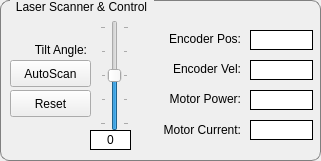
   <widget class="QGroupBox" name="groupBoxLaserScan">
    <property name="geometry">
     <rect>
      <x>870</x>
      <y>200</y>
      <width>321</width>
      <height>161</height>
     </rect>
    </property>
    <property name="styleSheet">
     <string notr="true">QGroupBox{
	border:1px solid gray;
	border-radius: 9px;
	margin-top:0.5em;} 
 QGroupBox::title{
	subcontrol-origin:margin;
	left:10px;
	padding: 0 3 px 2 3px}</string>
    </property>
    <property name="title">
     <string>Laser Scanner &amp;&amp; Control</string>
    </property>
    <widget class="QLabel" name="labelLaserAngle">
     <property name="geometry">
      <rect>
       <x>90</x>
       <y>130</y>
       <width>41</width>
       <height>20</height>
      </rect>
     </property>
     <property name="styleSheet">
      <string notr="true">QLabel{
	border: 1px solid;
	background-color:#fff;
}</string>
     </property>
     <property name="text">
      <string>0</string>
     </property>
     <property name="alignment">
      <set>Qt::AlignCenter</set>
     </property>
    </widget>
    <widget class="QLabel" name="label_38">
     <property name="geometry">
      <rect>
       <x>16</x>
       <y>40</y>
       <width>71</width>
       <height>20</height>
      </rect>
     </property>
     <property name="text">
      <string>Tilt Angle:</string>
     </property>
     <property name="alignment">
      <set>Qt::AlignRight|Qt::AlignTrailing|Qt::AlignVCenter</set>
     </property>
    </widget>
    <widget class="QSlider" name="verticalSliderLaserDrive">
     <property name="geometry">
      <rect>
       <x>100</x>
       <y>20</y>
       <width>29</width>
       <height>111</height>
      </rect>
     </property>
     <property name="minimum">
      <number>-20</number>
     </property>
     <property name="maximum">
      <number>20</number>
     </property>
     <property name="orientation">
      <enum>Qt::Vertical</enum>
     </property>
     <property name="tickPosition">
      <enum>QSlider::TicksBothSides</enum>
     </property>
    </widget>
    <widget class="QPushButton" name="pushButtonLaserAutoScan">
     <property name="geometry">
      <rect>
       <x>10</x>
       <y>60</y>
       <width>81</width>
       <height>27</height>
      </rect>
     </property>
     <property name="text">
      <string>AutoScan</string>
     </property>
    </widget>
    <widget class="QLabel" name="labelLaserEncPos">
     <property name="geometry">
      <rect>
       <x>250</x>
       <y>30</y>
       <width>63</width>
       <height>20</height>
      </rect>
     </property>
     <property name="styleSheet">
      <string notr="true">QLabel{
	border: 1px solid;
	background-color:#fff;
}</string>
     </property>
     <property name="text">
      <string/>
     </property>
     <property name="alignment">
      <set>Qt::AlignCenter</set>
     </property>
    </widget>
    <widget class="QLabel" name="label_39">
     <property name="geometry">
      <rect>
       <x>150</x>
       <y>30</y>
       <width>91</width>
       <height>17</height>
      </rect>
     </property>
     <property name="text">
      <string>Encoder Pos:</string>
     </property>
     <property name="alignment">
      <set>Qt::AlignRight|Qt::AlignTrailing|Qt::AlignVCenter</set>
     </property>
    </widget>
    <widget class="QLabel" name="labelLaserEncVel">
     <property name="geometry">
      <rect>
       <x>250</x>
       <y>60</y>
       <width>63</width>
       <height>20</height>
      </rect>
     </property>
     <property name="styleSheet">
      <string notr="true">QLabel{
	border: 1px solid;
	background-color:#fff;
}</string>
     </property>
     <property name="text">
      <string/>
     </property>
     <property name="alignment">
      <set>Qt::AlignCenter</set>
     </property>
    </widget>
    <widget class="QLabel" name="label_40">
     <property name="geometry">
      <rect>
       <x>150</x>
       <y>60</y>
       <width>91</width>
       <height>17</height>
      </rect>
     </property>
     <property name="text">
      <string>Encoder Vel:</string>
     </property>
     <property name="alignment">
      <set>Qt::AlignRight|Qt::AlignTrailing|Qt::AlignVCenter</set>
     </property>
    </widget>
    <widget class="QLabel" name="labelLaserMotorPWM">
     <property name="geometry">
      <rect>
       <x>250</x>
       <y>90</y>
       <width>63</width>
       <height>20</height>
      </rect>
     </property>
     <property name="styleSheet">
      <string notr="true">QLabel{
	border: 1px solid;
	background-color:#fff;
}</string>
     </property>
     <property name="text">
      <string/>
     </property>
     <property name="alignment">
      <set>Qt::AlignCenter</set>
     </property>
    </widget>
    <widget class="QLabel" name="label_41">
     <property name="geometry">
      <rect>
       <x>140</x>
       <y>90</y>
       <width>101</width>
       <height>17</height>
      </rect>
     </property>
     <property name="text">
      <string>Motor Power:</string>
     </property>
     <property name="alignment">
      <set>Qt::AlignRight|Qt::AlignTrailing|Qt::AlignVCenter</set>
     </property>
    </widget>
    <widget class="QLabel" name="labelLaserMotorCurrent">
     <property name="geometry">
      <rect>
       <x>250</x>
       <y>120</y>
       <width>63</width>
       <height>20</height>
      </rect>
     </property>
     <property name="styleSheet">
      <string notr="true">QLabel{
	border: 1px solid;
	background-color:#fff;
}</string>
     </property>
     <property name="text">
      <string/>
     </property>
     <property name="alignment">
      <set>Qt::AlignCenter</set>
     </property>
    </widget>
    <widget class="QLabel" name="label_42">
     <property name="geometry">
      <rect>
       <x>140</x>
       <y>120</y>
       <width>101</width>
       <height>20</height>
      </rect>
     </property>
     <property name="text">
      <string>Motor Current:</string>
     </property>
     <property name="alignment">
      <set>Qt::AlignRight|Qt::AlignTrailing|Qt::AlignVCenter</set>
     </property>
    </widget>
    <widget class="QPushButton" name="pushButtonLaserHome">
     <property name="geometry">
      <rect>
       <x>10</x>
       <y>90</y>
       <width>81</width>
       <height>27</height>
      </rect>
     </property>
     <property name="text">
      <string>Reset</string>
     </property>
    </widget>
   </widget>
